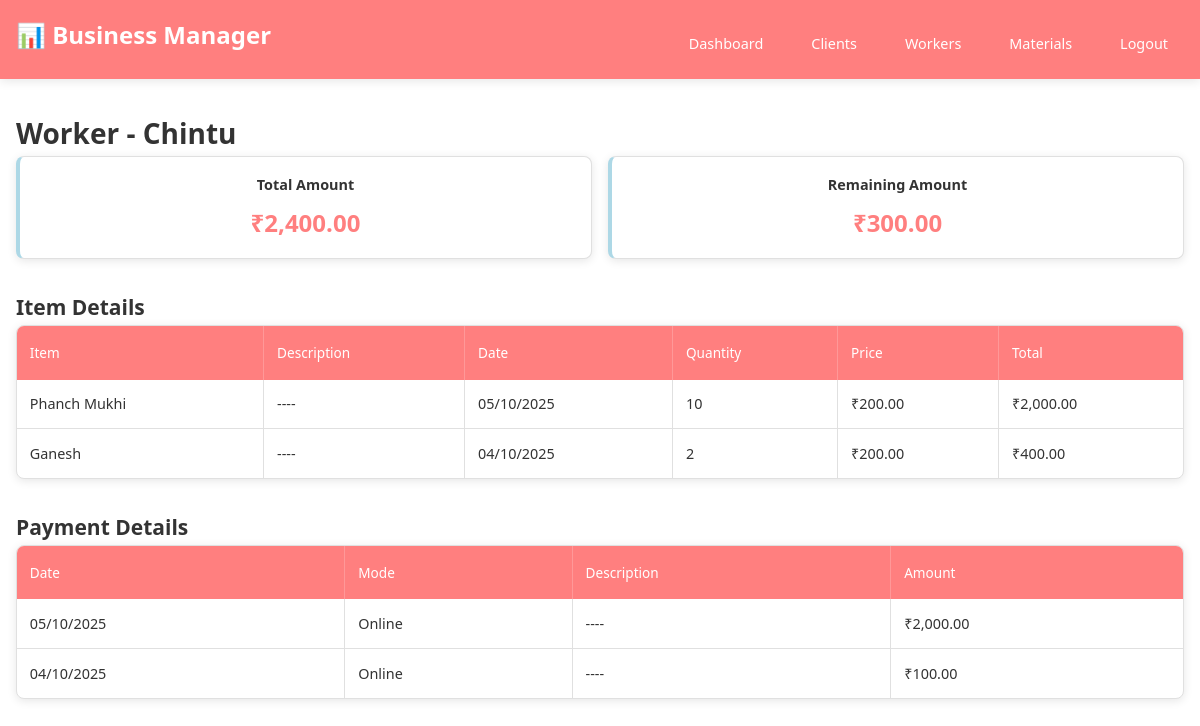
/worker/Chintu (signed in), run on an earlier commit of the app's database.
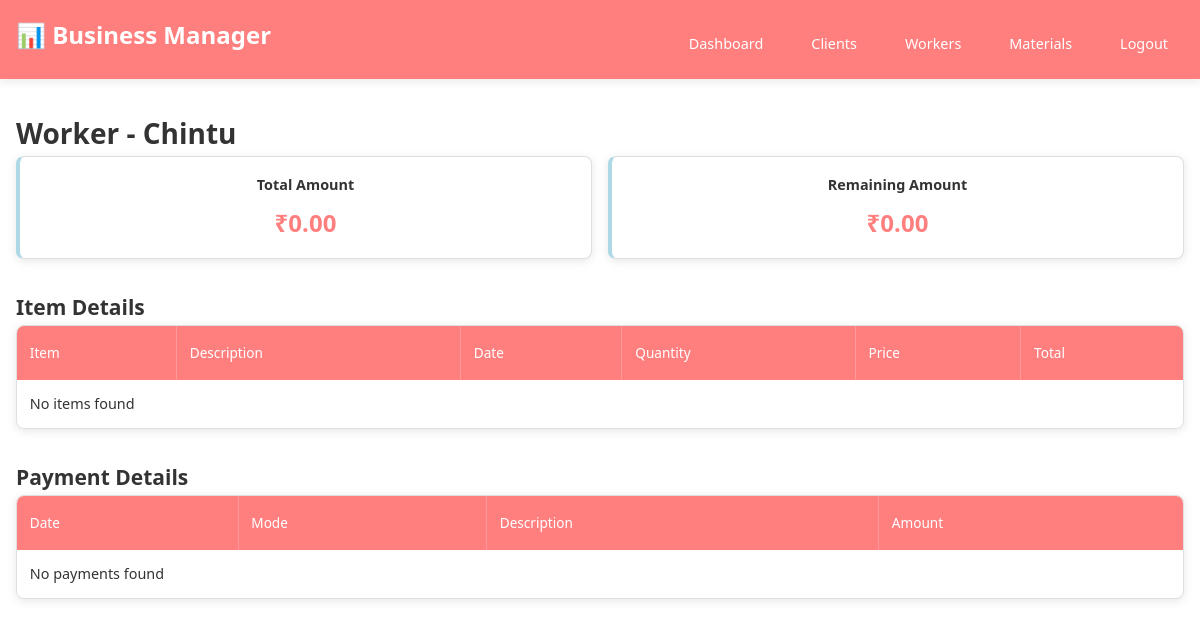
And on a later commit of the database.
### app/models.py (models this page shows)
class client_workers(db.Model) :
    cw_id = db.Column(db.Integer, primary_key = True)
    client_name = db.Column(db.String(100), nullable = False)
    status = db.Column(db.String(100), nullable = False)
    client_order = db.relationship('Client_Order_Details', backref='student', lazy=True)
    client_payment = db.relationship('client_payment_details', backref='student', lazy=True)

class Worker_work_Details(db.Model) :
    ww_id = db.Column(db.Integer, primary_key = True)
    item = db.Column(db.String(100), nullable = False)
    date = db.Column(db.Date, nullable = False)
    description = db.Column(db.String(100))
    quantity = db.Column(db.Integer, nullable = False)
    price = db.Column(db.Integer, nullable = False)
    total_amount = db.Column(db.Integer, db.Computed('quantity * price'))
    cw_id = db.Column(db.Integer, db.ForeignKey('client_workers.cw_id'), nullable=False)

class Worker_Payment_Details(db.Model):
    wp_id = db.Column(db.Integer, primary_key=True)
    date = db.Column(db.Date, nullable = False)
    mode = db.Column(db.String(100))
    description = db.Column(db.String(100))
    amount = db.Column(db.Integer, nullable = False)
    cw_id = db.Column(db.Integer, db.ForeignKey('client_workers.cw_id'), nullable=False)

### app/routes/tasks.py (the view)
    def wrapper(*args, **kwargs):
        if 'user' not in session:
            flash("⚠️ Please login first to continue.", "warning")
            return redirect(url_for('auth.login'))
        return view_func(*args, **kwargs)

### app/routes/tasks.py (called while the page is built)
def login_required(view_func):
    def wrapper(*args, **kwargs):
        if 'user' not in session:
            flash("⚠️ Please login first to continue.", "warning")
            return redirect(url_for('auth.login'))
        return view_func(*args, **kwargs)
    wrapper.__name__ = view_func.__name__
    return wrapper

### app/templates/workers_info.html (shortened to what this page needs)
{% extends "base.html" %}
{% block content %}
<h1 class="section-title">Worker - {{ worker["name"] }}</h1>
<section class="inventory-summary">
    <div class="summary-grid">
        <div class="summary-card">
            <h3>Total Amount</h3>
            <span>₹{{ "{:,.2f}".format(total_amount|default(0)) }}</span>
        </div>
        <div class="summary-card">
            <h3>Remaining Amount</h3>
            <span class="due">₹{{ "{:,.2f}".format(remaining_amount|default(0)) }}</span>
        </div>
    </div>
</section>
<section class="inventory-table">
    <h2>Item Details</h2>
    <div class="table-container">
        <table class="table">
            <thead>
                <tr>
                    <th>Item</th>
                    <th>Description</th>
                    <th>Date</th>
                    <th>Quantity</th>
                    <th>Price</th>
                    <th>Total</th>
                </tr>
            </thead>
            <tbody>
                {% for item in worker["items"] %}
                <tr>
                    <td>{{ item["item"]|default('-') }}</td>
                    <td>{{ item["description"] or '----' }}</td>
                    <td>{{ item["date"]|default('-') }}</td>
                    <td>{{ item["quantity"]|default(0) }}</td>
                    <td>₹{{ "{:,.2f}".format(item["price"]|default(0)) }}</td>
                    <td>₹{{ "{:,.2f}".format(item["total_amount"]|default(0)) }}</td>
                </tr>
                {% else %}
                <tr><td colspan="6">No items found</td></tr>
                {% endfor %}
            </tbody>
        </table>
    </div>
</section>
<section class="inventory-table">
    <h2>Payment Details</h2>
    <div class="table-container">
        <table class="table">
            <thead>
                <tr>
                    <th>Date</th>
                    <th>Mode</th>
                    <th>Description</th>
                    <th>Amount</th>
                </tr>
            </thead>
            <tbody>
                {% for pay in worker["payments"] %}
                <tr>
                    <td>{{ pay["date"]|default('-') }}</td>
                    <td>{{ pay.get("mode", '-') }}</td>
                    <td>{{ pay["description"] or '----' }}</td>
                    <td>₹{{ "{:,.2f}".format(pay["amount"]|default(0)) }}</td>
                </tr>
                {% else %}
                <tr><td colspan="4">No payments found</td></tr>
                {% endfor %}
            </tbody>
        </table>
    </div>
</section>
{% endblock %}

### app/templates/base.html (shortened to what this page needs)
<!DOCTYPE html>
<html lang="en">
<head>
    <link rel="stylesheet" href="{{ url_for('static', filename='css/main.css') }}">
    <link rel="stylesheet" href="{{ url_for('static', filename='css/dashboard.css') }}">
    <link rel="stylesheet" href="{{ url_for('static', filename='css/forms.css') }}">
    <link rel="stylesheet" href="{{ url_for('static', filename='css/tables.css') }}">
    <link rel="stylesheet" href="{{ url_for('static', filename='css/cart_style.css') }}">
</head>
<body>
    <header class="header">
        <div class="container header-flex">
            <h1>📊 Business Manager</h1>
            <nav class="nav" id="navbar">
                <a href="{{ url_for('tasks.dashboard') }}"
                   {% if request.endpoint == 'tasks.dashboard' %}class="active"{% endif %}>Dashboard</a>
                <a href="{{ url_for('tasks.all_client') }}"
                   {% if request.endpoint == 'tasks.all_client' %}class="active"{% endif %}>Clients</a>
                <a href="{{ url_for('tasks.all_worker') }}"
                   {% if request.endpoint == 'tasks.all_worker' %}class="active"{% endif %}>Workers</a>
                <a href="{{ url_for('tasks.raw_materials') }}"
                   {% if request.endpoint == 'tasks.raw_materials' %}class="active"{% endif %}>Materials</a>
                <a href="{{ url_for('auth.logout') }}"
                   {% if request.endpoint == 'auth.logout' %}class="active"{% endif %}>Logout</a>
            </nav>
        </div>
    </header>
    <main class="main">
        <div class="container">
            {% block content %}{% endblock %}
        </div>
    </main>
</body>
</html>

### app/static/css/main.css (style rules this page uses)
* { margin: 0; padding: 0; box-sizing: border-box; }
:root { --primary-color: #FF7F7F; --secondary-color: #ADD8E6; --background-color: #FFFFFF; --text-color: #333333; --border-color: #E0E0E0; --success-color: #28A745; --danger-color: #DC3545; --warning-color: #FFC107; --shadow: 0 2px 10px rgba(0,0,0,0.1); }
body { font-family: 'Segoe UI', Tahoma, Geneva, Verdana, sans-serif; background-color: var(--background-color); color: var(--text-color); line-height: 1.6; font-size: 14px; }
.header { background-color: var(--primary-color); color: white; padding: 1rem 0; box-shadow: var(--shadow); position: sticky; top: 0; z-index: 100; }
.header-flex { display: flex; align-items: center; justify-content: space-between; }
.header h1 { font-size: 1.5rem; margin-bottom: 0.5rem; }
.nav { display: flex; gap: 1rem; margin-top: 0.5rem; flex-wrap: wrap; }
.nav a { color: white; text-decoration: none; padding: 0.5rem 1rem; border-radius: 5px; transition: background-color 0.3s; font-size: 0.9rem; }
.container { max-width: 1200px; margin: 0 auto; padding: 0 1rem; }
.main { padding: 2rem 0; min-height: calc(100vh - 80px); }
.due { color: var(--danger-color); font-weight: bold; }

### app/static/css/dashboard.css (style rules this page uses)
.summary-grid { display: grid; grid-template-columns: repeat(auto-fit, minmax(250px, 1fr)); gap: 1rem; margin-bottom: 2rem; }
.summary-card { background: white; border: 1px solid var(--border-color); border-left: 4px solid var(--primary-color); padding: 1.5rem; border-radius: 8px; box-shadow: var(--shadow); transition: transform 0.2s; }
.summary-card h3 { font-size: 0.9rem; color: var(--text-color); margin-bottom: 0.5rem; }
.summary-card .amount, .summary-card span { font-size: 1.8rem; font-weight: bold; color: var(--primary-color); }

### app/static/css/tables.css (style rules this page uses)
.table-container { background: white; border: 1px solid var(--border-color); border-radius: 8px; overflow: hidden; margin-bottom: 2rem; box-shadow: var(--shadow); }
table { width: 100%; border-collapse: collapse; font-size: 0.9rem; }
thead { background: var(--primary-color); color: white; }
thead th { padding: 1rem 0.8rem; text-align: left; font-weight: 500; font-size: 0.85rem; border-right: 1px solid rgba(255, 255, 255, 0.2); }
thead th:last-child { border-right: none; }
tbody tr { border-bottom: 1px solid var(--border-color); transition: background-color 0.2s; }
tbody tr:last-child { border-bottom: none; }
tbody td { padding: 0.8rem; border-right: 1px solid var(--border-color); vertical-align: middle; }
tbody td:last-child { border-right: none; }
.inventory-summary { margin-bottom: 2rem; }
.inventory-summary .summary-grid { display: grid; grid-template-columns: repeat(auto-fit, minmax(200px, 1fr)); gap: 1rem; }
.inventory-summary .summary-card { background: white; border: 1px solid var(--border-color); border-left: 4px solid var(--secondary-color); padding: 1rem; border-radius: 8px; text-align: center; }
.inventory-summary .summary-card h3 { font-size: 0.9rem; color: var(--text-color); margin-bottom: 0.5rem; }
.inventory-summary .summary-card span { font-size: 1.5rem; font-weight: bold; color: var(--primary-color); }

What changed in the data, as far as the page shows it:
removed Worker_work_Details: item "Phanch Mukhi", description "----", date "05/10/2025", quantity "10", price "200.00", total_amount "2,000.00"
removed Worker_work_Details: item "Ganesh", description "----", date "04/10/2025", quantity "2", price "200.00", total_amount "400.00"
removed Worker_Payment_Details: date "05/10/2025", get "Online", description "----", amount "2,000.00"
removed Worker_Payment_Details: date "04/10/2025", get "Online", description "----", amount "100.00"
Also different on the page:
{{ "{:,.2f}".format(total_amount|default(0)) }}: "2,400.00" → "0.00"
{{ "{:,.2f}".format(remaining_amount|default(0)) }}: "300.00" → "0.00"
text now shown: "No items found No payments found"
